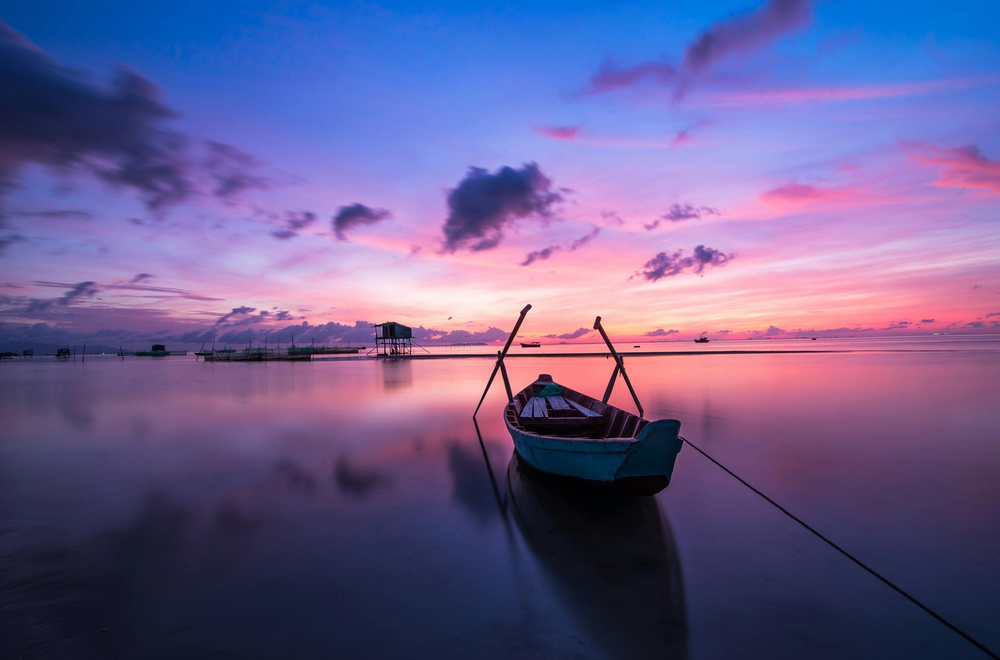
#> input picture 6-4-26 Image as Numbers/sample.jpg, 1000 x 660 px, shrunk from 5938 x 3919 before the run, found by its file name
$ jupyter execute 'Image Filer Lab.ipynb'   (shell and % lines are left out)
#> lines starting #> are read from the running program, lines starting #| are printed output that depends on the picture; after the words box and inside, x2 and y2 are one past the last pixel; in counts of white or black regions, pixels touching at a corner belong together
[cell 1]
import cv2
import matplotlib.pyplot as plt

# Load image
image = cv2.imread("sample.jpg")
#> image is the input picture: shape (660, 1000, 3); mean B, G, R 142.5, 92.8, 104.8

# Check if image loaded properly
if image is None:
    print("Error: Image not found")
else:

    # Convert BGR to RGB
    image_rgb = cv2.cvtColor(image, cv2.COLOR_BGR2RGB)

    # Grayscale
    gray = cv2.cvtColor(image, cv2.COLOR_BGR2GRAY)
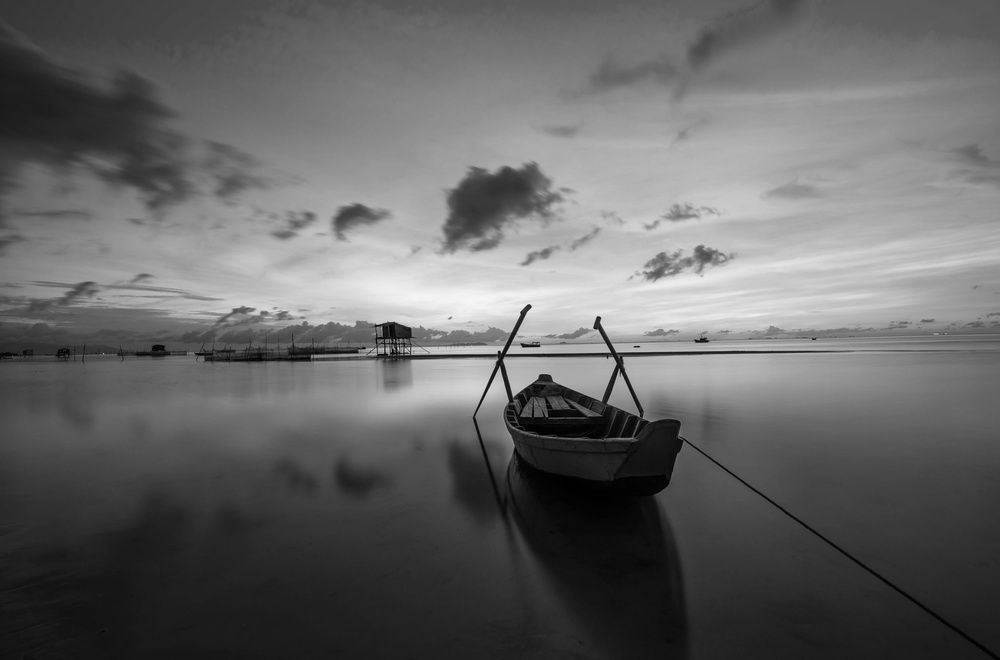
#> gray: shape (660, 1000); min 0, max 245, mean 102

    # Blur image
    blur = cv2.GaussianBlur(gray, (7, 7), 0)

    # Edge detection
    edges = cv2.Canny(blur, 100, 200)
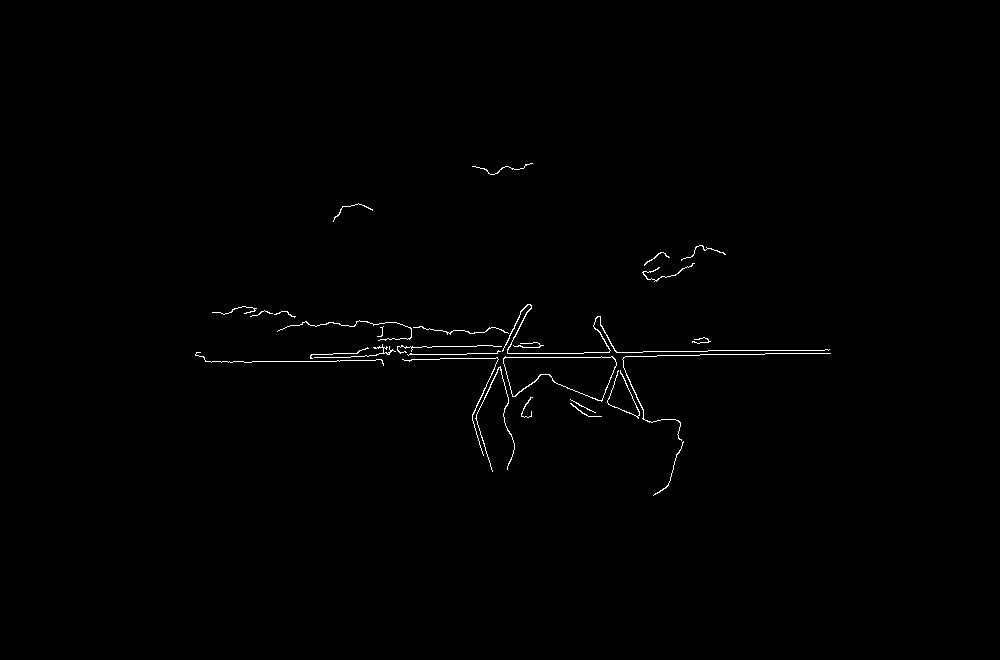
#> edges: shape (660, 1000); 0.54% white in thin lines or dots, all inside (x1, y1, x2, y2) = (195, 163, 831, 496)

    # Display images
    plt.figure(figsize=(12,8))

    # Original
    plt.subplot(2,2,1)
    plt.imshow(image_rgb)
    plt.title("Original Image")
    plt.axis("off")

    # Grayscale
    plt.subplot(2,2,2)
    plt.imshow(gray, cmap='gray')
    plt.title("Grayscale Image")
    plt.axis("off")

    # Blur
    plt.subplot(2,2,3)
    plt.imshow(blur, cmap='gray')
    plt.title("Blur Image")
    plt.axis("off")

    # Edges
    plt.subplot(2,2,4)
    plt.imshow(edges, cmap='gray')
    plt.title("Edge Detection")
    plt.axis("off")

    plt.tight_layout()
    plt.show()
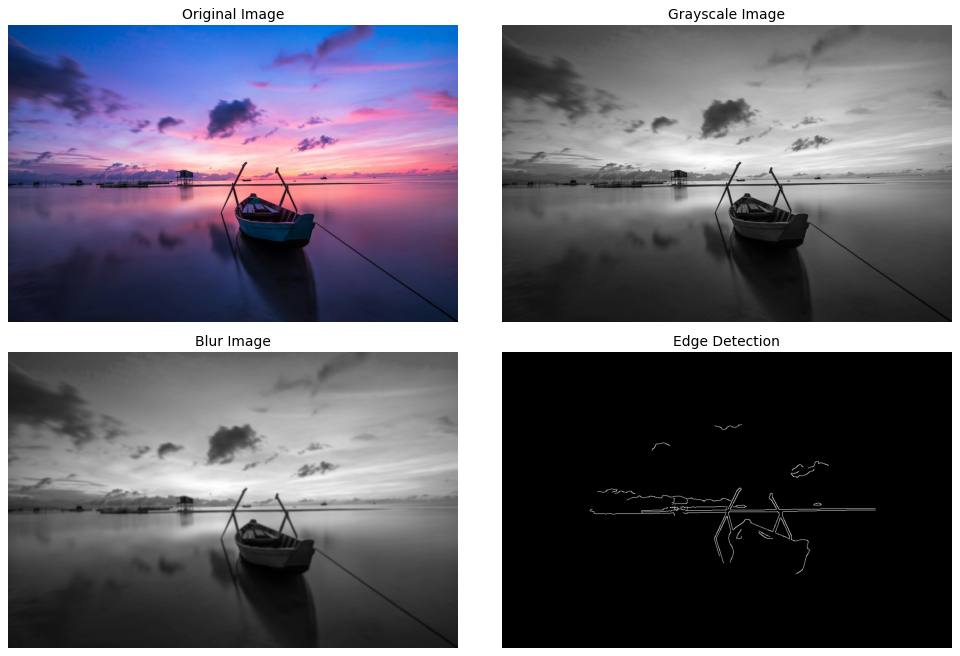
#> figure drawn by matplotlib, 4 panels
